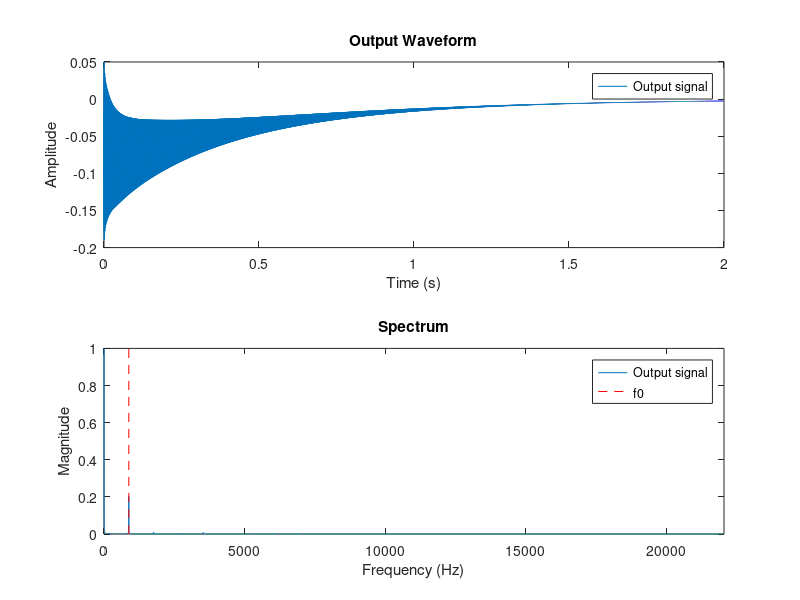

Here is the MATLAB script that generated this plot:
%-------------------------------------------------
% PBMMI Matlab Assignment 1 - Part 2
%
% Coding the tuning-corrected Karplus-Strong algorithm
%
% Yiming HU 
%-------------------------------------------------


% Parameters/initial values
% -------------------------------------------------------------------------
Fs = 44.1e3;                 % Sampling rate in Hz
dur = 2;                     % Duration of simulation in seconds
f0 = 882;                    % Fundamental frequency of the string in Hz
rho = 0.998;                 % Loss parameter
R = 0.95;                    % Dynamics parameter

M = round(Fs * dur);         % Calculate the duration of simulation in samples
Nexact = Fs / f0 - 0.5;      % Exact delay line length calculation
N = floor(Nexact);           % Delay line length, truncated to remove fractional part
P = Nexact - N;              % Fractional delay
C = (1 - P) / (1 + P);       % All-pass filter coefficient for fractional delay compensation

%rng(0)                      % Uncomment to set the random number generator seed for reproducibility
v = 2 * rand(1, N + 1) - 1;  % Generate a vector of white noise of length N + 1
y = zeros(1, M);             % Initialize the output of the KS algorithm with zeros

% Dynamics Filter
% -------------------------------------------------------------------------
x1 = 0;                      % Initialize state variable, representing the sample x[n - 1]
for n = 0:N
    x0 = (1 - R) * v(n + 1) + R * x1; % Calculate x0 (x[n]) using dynamics parameter
    y(n + 1) = x0;                    % Write x0 into the output vector
    x1 = x0;                          % Update the state variable for the next iteration
end

% Main Karplus-Strong algorithm
% -------------------------------------------------------------------------
yp1 = 0;                     % Initialize the previous output sample for the loop
for n = N + 1:M - 1
    yp0 = C*y(n-N+1) + y(n-N) - C*yp1; % Calculate the new sample using the all-pass filter
    y(n + 1) = 0.5*rho * (yp0 + yp1);  % Apply the loss factor and averaging
    yp1 = yp0;                         % Update the previous output sample for the next iteration
end

% Play the sound 
soundsc(y, Fs);

% Plot the output waveform and its spectrum
% -------------------------------------------------------------------------
t = (0:M - 1) / Fs;                        % Generate a time vector for the x-axis
f = linspace(0, Fs / 2, floor(M / 2) + 1); % Generate a frequency vector for the x-axis of the spectrum plot
Y = abs(fft(y))/max(abs(fft(y)));          % Calculate the normalized FFT of the output signal

% Waveform plot
subplot(2, 1, 1);
plot(t, y);
xlabel('Time (s)');
ylabel('Amplitude');
title('Output Waveform');
xlim([0 dur]);
legend('Output signal');

% Spectrum plot
subplot(2, 1, 2);
p = plot(f, abs(Y(1:floor(M / 2) + 1)));
xlabel('Frequency (Hz)');
ylabel('Magnitude');
title('Spectrum');
xlim([0 Fs / 2]);
legend('Output signal');
vline = line([f0 f0], ylim, 'Color', 'red', 'LineStyle', '--'); % Mark the fundamental frequency
legend([p, vline], 'Output signal', 'f0');
